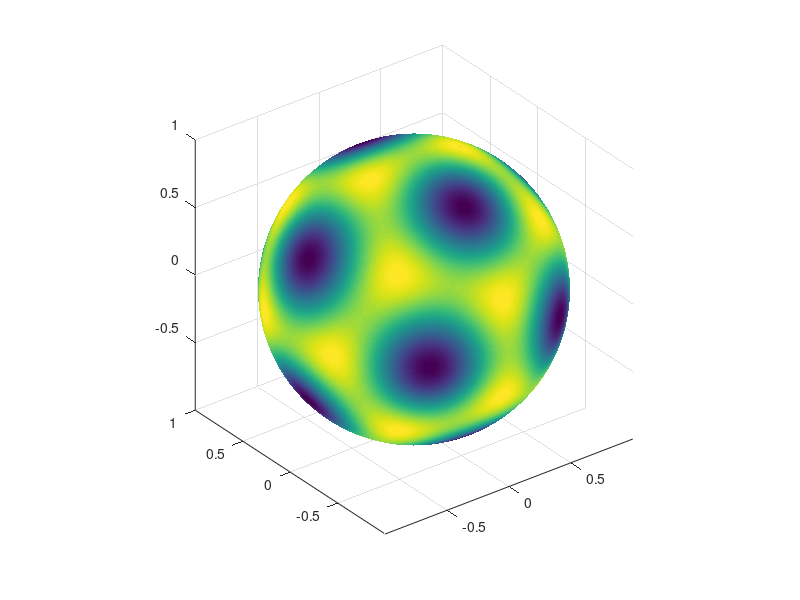

This chart was generated by the following MATLAB code:
inc = 0.01;
theta1 = [0:inc/2:pi];
phi1 = [0:inc:2*pi];
[theta,phi]=meshgrid(theta1,phi1);
l = 6;
leg=legendre(l,cos(theta));
[whatever,row,col]=size(leg);
sph_har=reshape(0*leg(1,:,:),row,col);
Y = zeros(2*l+1,row,col);
s = size(leg);
sp_coeff =[
1.01308e-15,;
-1.35308e-16,;
9.71445e-16,;
-7.63278e-17,;
-6.93889e-16,;
1.94289e-16,;
0.207289,;
-5.96745e-16,;
0.671693,;
2.51882e-15,;
-0.548435,;
-5.55112e-16,;
-0.452856,;
]
;
for m = 0: (s(1)-1)
if m==0
leg0=reshape(leg(1,:,:),row,col);
sph_har=sph_har+sp_coeff(m+1+l)*sqrt((2*l+1)/(4*pi))*leg0;
else
legm=reshape(leg(m+1,:,:),row,col);
sph_har=sph_har+sp_coeff(m+1+l)*(-1)^(m)*sqrt(2)*sqrt((2*l+1)/(4*pi))*sqrt(factorial(l-m)/factorial(l+m))*legm.*cos(m*phi);
sph_har=sph_har+sp_coeff(-m+1+l)*(-1)^(m)*sqrt(2)*sqrt((2*l+1)/(4*pi))*sqrt(factorial(l-m)/factorial(l+m))*legm.*sin(m*phi);
end
end
x=cos(phi).*sin(theta);
y=sin(phi).*sin(theta);
z=cos(theta); 
surf(x,y,z,(sph_har)); 
shading interp 
axis equal
